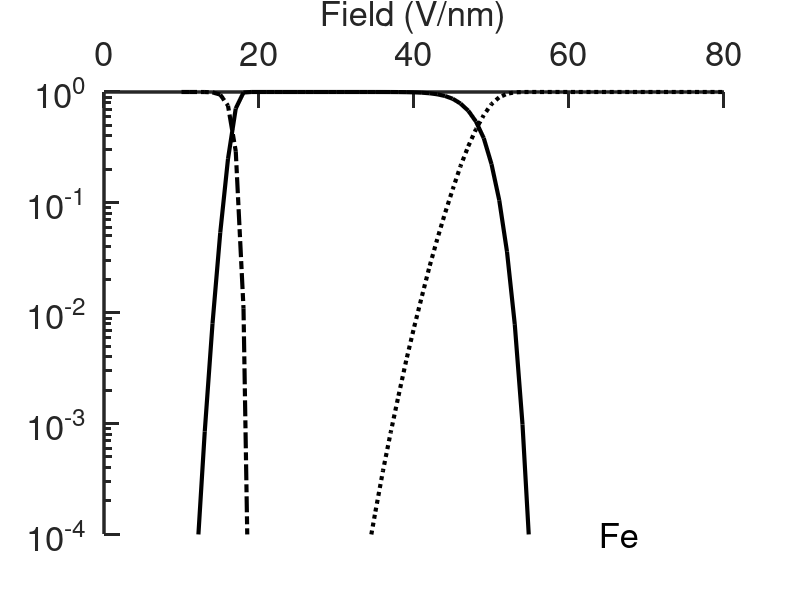

The MATLAB source for this figure:
clear all;
clc;
close all;

%%%%%%%%%%%%%%%%%%%%%%%%%%%%%%%%%%%%%%%%%%%%%%%%%%%%%%%%%%%%%%%%%%%%%%%%%%%
%%%%%%%%%%%%%%%%%%%%%%%%%%%Model  Variable%%%%%%%%%%%%%%%%%%%%%%%%%%%%%%%%%
%%%%%%%%%%%%%%%%%%%%%%%%%%%%%%%%%%%%%%%%%%%%%%%%%%%%%%%%%%%%%%%%%%%%%%%%%%%
F_resolution=1;%field resolution as 1 V/nm
Fmax=200;      %field maximum of model as 200 V/nm
z0_resolution=10000000000; %field distance resolution as 10000000000au 
zmax=1000000000000; %field maximum distance of model as 1000000000000au
zmin=1;
Lamda=0.8;     %screen length found by Lang and Kohn (p.279)
%%%%%%%%%%%%%%%%%%%%%%%%%%%%%%%%%%%%%%%%%%%%%%%%%%%%%%%%%%%%%%%%%%%%%%%%%%%
%%%%%%%Import Table of Elemental constant%%%%%%%%%%%%%%%%%%%%%%%%%%%%%%%%%%
%%%%%%%%%%%%%%%%%%%%%%%%%%%%%%%%%%%%%%%%%%%%%%%%%%%%%%%%%%%%%%%%%%%%%%%%%%%
IonizationTable=importdata('IonizationTable.mat'); %import elemental ionisation energy table
ConstantTable=importdata('ConstantTable.mat'); %import rest elemental variables such as mass, work energy and quantum number 
ElementList=importdata('ElementList.mat');  %import elemental name list
SubNumber=1;
figure('Position',[1,1,1440,900])

%%%%%%%%%%%%%%%%%%%%%%%%%%%%%%%%%%%%%%%%%%%%%%%%%%%%%%%%%%%%%%%%%%%%%%%%%%%
%%%%%%%%%%%%%%%%%%%%%%%%%%%%%%%%%%%%%%%%%%%%%%%%%%%%%%%%%%%%%%%%%%%%%%%%%%%
%%%%%%%%%%%%%%%%%%%%%%%%%%%%%%%%%%%%%%%%%%%%%%%%%%%%%%%%%%%%%%%%%%%%%%%%%%%
for e=11;%:1:3
%     size(ElementList,1)
                %%%%%%%Assign varables from IonizationTable%%%%%%%%%%%%%%%%%%
                I=zeros(1,1);
                I_raw=IonizationTable(e,:);
                i=2;
                while (isnan(I_raw(1,i-1))==0)
                   I(1,i)=I_raw(1,i-1);
                   i=i+1;
                end
                BB=I;
                BB=BB/27.2;               
                I=I/27.2;
                %%%%%%%Assign varables from ConstantTable%%%%%%%%%%%%%%%%%%
                m=ConstantTable(e,2);
                mm=ConstantTable(e,1);
                Phi=ConstantTable(e,3)/27.2;
                ElementName=ElementList(e,1);
                %%%%%%%%%%%%%%%%%%%%%%%%%%%%%%%%%%%%%%%%%%%%%%%%%%%%%%%%%%%%%%%%%%%%%%%%%%%
                %%%%%%%%%%%%%%%%%%%%%%%%%%%%%%%%%%%%%%%%%%%%%%%%%%%%%%%%%%%%%%%%%%%%%%%%%%%
                %%%%%%%%%%%%%%%%%%%%%%%%%%%%%%%%%%%%%%%%%%%%%%%%%%%%%%%%%%%%%%%%%%%%%%%%%%%
                z0=(ones(1,Fmax/F_resolution)'*(zmin:z0_resolution:zmax))';
                z0=z0;
                zsize=size(z0,1);
                F=ones(1,zsize)'*(F_resolution:F_resolution:Fmax);
                F=F/514.2;
                Fsize=Fmax/F_resolution;
                E_stark=zeros(zsize,Fsize);
                E_image=zeros(zsize,Fsize);
                E_stark_2=zeros(zsize,Fsize);
                E_image_2=zeros(zsize,Fsize);
                D_E_stark=zeros(zsize,Fsize);
                D_E_image=zeros(zsize,Fsize);
                Zc=zeros(zsize,Fsize);
                Zz0=zeros(zsize,Fsize);

                SummationOfE_stark=zeros(zsize,Fsize,7);
                SummationOfE_image=zeros(zsize,Fsize,7);
                SummationOfZc=zeros(zsize,Fsize,7);
                SummationOfZz0=zeros(zsize,Fsize,7);
            for n=1:1:(size(I,2)-1)
                for f=1:1:(Fmax)
                    for z=1:1:zsize                    
                            E_stark(z,f)=(-1).*(17*m^2+10)/64*(F(z,f)/I(n+1))^2;    
                            E_image(z,f)=0.5*(n+0.5)/(z0(z,f)+Lamda);
                            if n==0
                                E_stark_2(z,f)=0; 
                                E_image_2(z,f)=0;
                            else
                                E_stark_2(z,f)=(-1).*(17*m^2+10)/64*(F(z,f)/I(n))^2; 
                                E_image_2(z,f)=0.5*(n+0.5-1)/(z0(z,f)+Lamda);
                            end
                            D_E_stark(z,f)=E_stark_2(z,f)-E_stark(z,f);
                            D_E_image(z,f)=E_stark_2(z,f)-E_image(z,f);            
                            Zc(z,f)=(I(n+1)-E_stark(z,f)-E_image(z,f)-Phi-Lamda*F(z,f))/F(z,f);
                            Zz0(z,f)=n+1+1+4.5/z0(z,f);
                    end 
                end
                SummationOfZc(:,:,n)=Zc(:,:);
                SummationOfZz0(:,:,n)=Zz0(:,:);
            n=n
            end
            Rest=zeros(zsize,Fsize);
            u=zeros(zsize,Fsize);
            R=zeros(zsize,Fsize);
            Ru=zeros(zsize,Fsize);
            term=zeros(zsize,Fsize);
            Pt=zeros(1,Fsize);
            SummationPt=zeros(1,Fsize);
            for n=1:1:(size(I,2)-1)
                A2v=I(n+1)/(6*pi*m*exp(2/3));
                B=BB(n+1);
                for f=1:1:Fsize
                    for z=1:1:zsize
                        Summation1=0; 
                        Summation2=0; 
                        Rest(z,f)=((n))*F(z,f).*(z0(z,f)+Lamda)+((n)^2)/(4*(z0(z,f)+Lamda))-(F(z,f))^(0.5);
                        for nn=1:1:(n)  
                            if nn==1
                               Zc2=0;
                               Summation1=0; 
                               Summation2=0;
                            else
                               Zc2=SummationOfZc(z,f,nn+1);
                               Summation1=Summation1+F(z,f).*(Zc2-SummationOfZc(z,f,nn)+Lamda); 
                               Summation2=Summation2+(2*(nn)+1)/(4*(Zc2-SummationOfZc(z,f,nn)+Lamda));
                            end  
                        end
                        u(z,f)=((Rest(z,f)-Summation1-Summation2)/mm*2)^0.5;
                        term(z,f)=(B-SummationOfZz0(z,f,n)*F(z,f)/B-F(z,f)*z0(z,f));
                        if term(z,f)<0
                            term(z,f)=0;
                        else
                            ;
                        end
                        R(z,f)=6*pi*A2v*F(z,f)/((2^(5/2)).*(B^(3/2)-term(z,f)^(3/2))).*((16*(B^2)/(SummationOfZz0(z,f,n)*F(z,f)))^((SummationOfZz0(z,f,n).*(2/B))^0.5))*exp((-1).*(2^(5/2)).*(B^(3/2))/(3*F(z,f))+(SummationOfZz0(z,f,n).*((2/B)^(0.5)))/3+(2^(5/2).*(term(z,f)^(3/2)))/(3*F(z,f)));
                        Ru(z,f)=(R(z,f)/u(z,f));
                    end
                end
                for f=1:1:Fsize
                     Pt(1,f)=1-exp((-1)*z0_resolution*sum(Ru(int32(SummationOfZc(20,f,n)+1):1:zsize,f)));
                    SummationPt(n,f)=Pt(1,f);
                end
            end
            for i=1:1:(size(SummationPt,1)-1)
%                 subplot(2,2,SubNumber);
                if i==1
                    format='-.k';
                elseif i==2
                    format='-k';
                elseif i==3
                    format=':k';
                elseif i==4
                    format='--k';
                elseif i==5
                    format='-ok';
                else
                    format='-xk';
                end
                
                semilogy(10:F_resolution:200,(SummationPt(i,10/F_resolution:Fsize)-SummationPt(i+1,10/F_resolution:Fsize)),format,'linewidth',3);
                xlabel('Field (V/nm)','fontsize',25);
                
                text(ConstantTable(e,4)*0.8,0.0001,ElementName,'fontsize',25,'BackgroundColor',[1 1 1]);
                axis([0 ConstantTable(e,4) 0.0001 1]);
                ax1=gca;
                set(ax1,'xaxislocation','top','linewidth',2.5,'fontsize',25);
                box off;
                set(gca,'ytick',[0.0001 0.001 0.01 0.1 1],'TickLength',[0.025 0.025]);
                if ConstantTable(e,4)<100
                    Interval=20;
                else
                    Interval=40;
                end
                set(gca,'xtick',[0 Interval*1 Interval*2 Interval*3 Interval*4 Interval*5 Interval*6 Interval*7 Interval*8 Interval*9 Interval*10 Interval*11 Interval*12 Interval*13 Interval*14 Interval*15 Interval*16 Interval*17 Interval*18 Interval*19 Interval*20],'TickLength',[0.025 0.025]);

                hold on;  
            end
            SubNumber=SubNumber+1;
            if (SubNumber>4)
                SubNumber=1;
            
                SaveFileName=['Set' num2str(e) '.tif'];
                saveas(gcf,SaveFileName,'tif');
                close all;
                figure('Position',[1,1,1440,900])
            end

end









